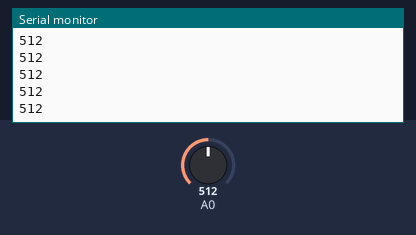
The sketch below on a simulated Arduino Uno, built with avr-gcc and run on an emulated ATmega328P. Parts: the last lines printed to the serial monitor. The inputs (shaded band) are chosen by the test bench; at power-on: A0 = 512.

Above: at 1.2 s.
1.3 s: A0 set to 716
At 1.31 s:
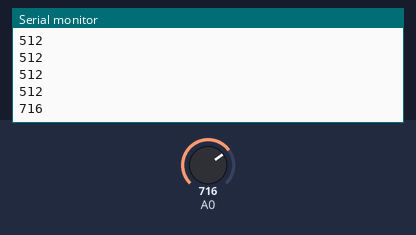
2.8 s: A0 set to 900
At 2.81 s:
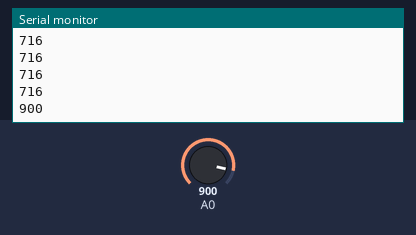
Timing chart, 0 to 5.8 s (numbered marks = the images above; inputs shaded):
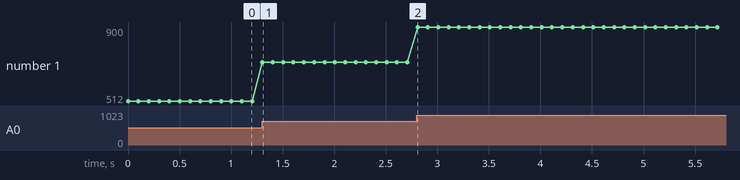

Measured:
- after the input at 1.3 s, the serial monitor: prints a new line at once (image 1)
- after the input at 2.8 s, the serial monitor: prints a new line at once (image 2)
- plotted number 1: 512 → 716 after the input at 1.3 s, 716 → 900 after the input at 2.8 s

The sketch:

18-1.ino
```cpp
void setup() {
  Serial.begin(9600);
}

void loop() {
int Sound_val;

 Sound_val= analogRead(A0);
 Serial.println(Sound_val);
 delay(100);
}
```
